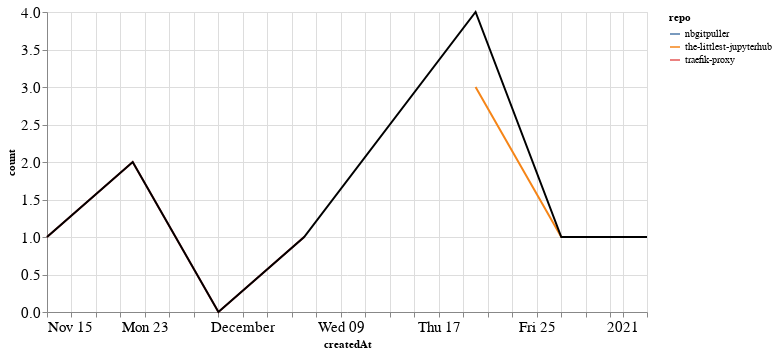

Source (notebook cell):
### Markdown cell above
### Comments

### Code cell
comments_time = comments.groupby('repo').resample('W', on='createdAt').count()['author'].reset_index()
comments_time = comments_time.rename(columns={'author': 'count'})
comments_time_total = comments_time.groupby('createdAt').agg({"count": "sum"}).reset_index()
ch1 = alt.Chart(comments_time, width=600).mark_line().encode(
    x='createdAt',
    y='count',
    color='repo',
    tooltip="repo"
)

ch2 = alt.Chart(comments_time_total, width=600).mark_line(color="black").encode(
    x='createdAt',
    y='count',
)

ch1 + ch2

### Figure 1 — Vega-Lite specification as saved in the notebook (floating-point values rounded to 4 significant figures)
{"config": {"axisLeft": {"labelFontSize": 15}, "axisBottom": {"labelFontSize": 15}}, "layer": [{"data": {"name": "data-8a7c29bb7566b05473d567c55c483b3a"}, "mark": "line", "encoding": {"color": {"type": "nominal", "field": "repo"}, "tooltip": {"type": "nominal", "field": "repo"}, "x": {"type": "temporal", "field": "createdAt"}, "y": {"type": "quantitative", "field": "count"}}, "width": 600}, {"data": {"name": "data-55b5bdb26859d0ac116434c9af05a223"}, "mark": {"type": "line", "color": "black"}, "encoding": {"x": {"type": "temporal", "field": "createdAt"}, "y": {"type": "quantitative", "field": "count"}}, "width": 600}], "$schema": "https://vega.github.io/schema/vega-lite/v4.8.1.json", "datasets": {"data-8a7c29bb7566b05473d567c55c483b3a": [{"repo": "nbgitpuller", "createdAt": "2020-12-20T00:00:00", "count": 1}, {"repo": "the-littlest-jupyterhub", "createdAt": "2020-12-20T00:00:00", "count": 3}, {"repo": "the-littlest-jupyterhub", "createdAt": "2020-12-27T00:00:00", "count": 1}, {"repo": "the-littlest-jupyterhub", "createdAt": "2021-01-03T00:00:00", "count": 1}, {"repo": "traefik-proxy", "createdAt": "2020-11-15T00:00:00", "count": 1}, {"repo": "traefik-proxy", "createdAt": "2020-11-22T00:00:00", "count": 2}, {"repo": "traefik-proxy", "createdAt": "2020-11-29T00:00:00", "count": 0}, {"repo": "traefik-proxy", "createdAt": "2020-12-06T00:00:00", "count": 1}], "data-55b5bdb26859d0ac116434c9af05a223": [{"createdAt": "2020-11-15T00:00:00", "count": 1}, {"createdAt": "2020-11-22T00:00:00", "count": 2}, {"createdAt": "2020-11-29T00:00:00", "count": 0}, {"createdAt": "2020-12-06T00:00:00", "count": 1}, {"createdAt": "2020-12-20T00:00:00", "count": 4}, {"createdAt": "2020-12-27T00:00:00", "count": 1}, {"createdAt": "2021-01-03T00:00:00", "count": 1}]}}
